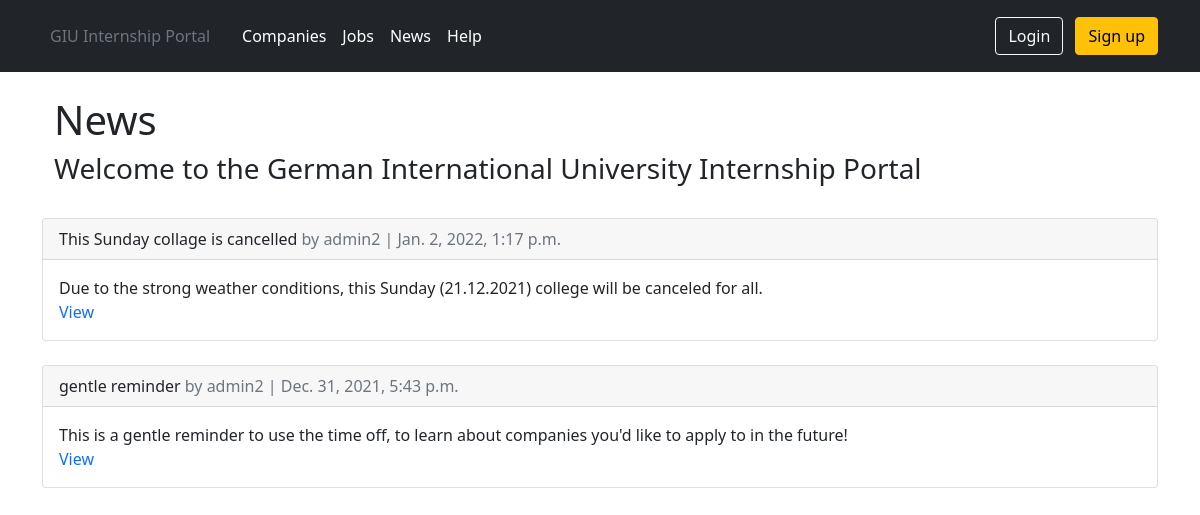
Before: /news/ with the older database file.
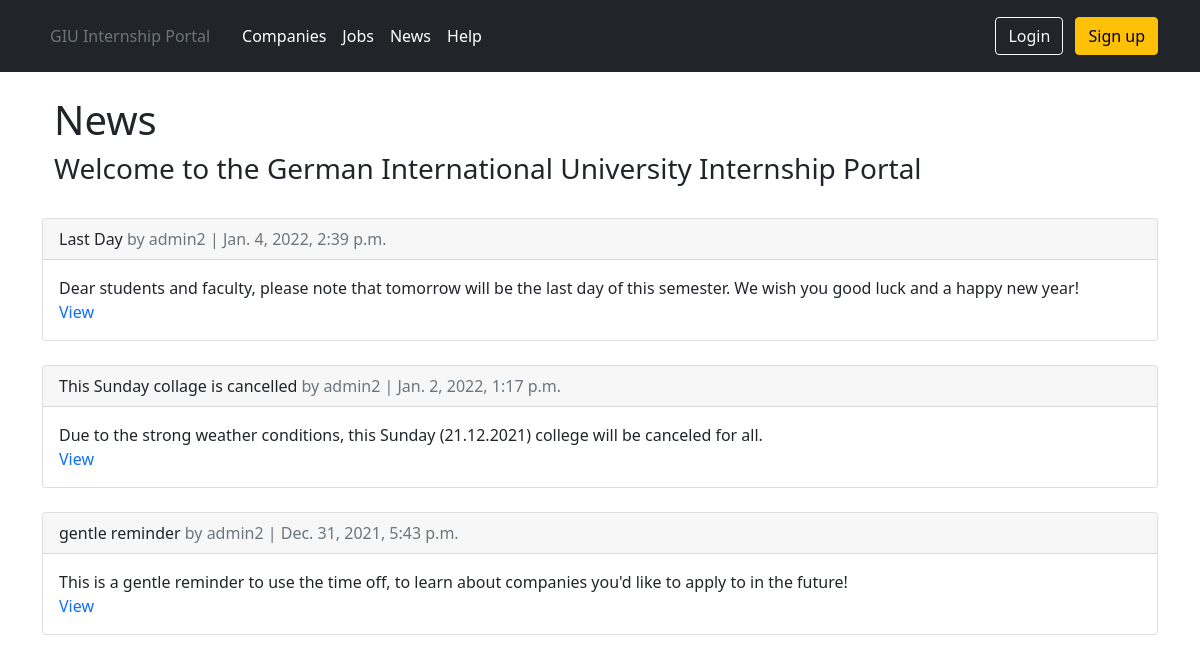
After: the same page with the newer database file.
### news/models.py (models this page shows, shortened)
class Article(models.Model):
    title = models.CharField(max_length=255)
    body = models.TextField()
    date = models.DateTimeField(auto_now_add=True)
    author = models.ForeignKey(get_user_model(), on_delete=models.CASCADE)

### users/models.py (models this page shows)
class User(AbstractUser):
    is_student = models.BooleanField(default=False)
    is_employer = models.BooleanField(default=False)
    is_admin = models.BooleanField(default=False)
    is_faculty_representative = models.BooleanField(default=False)
    is_academic_advisor = models.BooleanField(default=False)
    is_career_office_coordinator = models.BooleanField(default=False)

### news/views.py (the view)
# urls.py: path('', ArticleListView.as_view(), name='article_list'),
class ArticleListView(ListView):
    model = Article
    template_name = 'news/article_list.html'
    context_object_name = 'article_list_view'
    queryset = Article.objects.order_by('-date')

### templates/news/article_list.html (shortened to what this page needs)
{% extends 'base.html' %}
{% block content %}
    <div class="Jumbotron">
        <div class="container">
            <h1>News</h1>
            <h3>Welcome to the German International University Internship Portal</h3>
        </div>
    </div>
    <br>
    {% for article in article_list_view %}
        <div class="card">
            <div class="card-header">
                <span class="font-weight-bold">{{ article.title }}</span>
                <span class="text-muted">by {{ article.author }} | {{ article.date }}</span>
            </div>
            <div class="card-body">
                {{ article.body }}
                {% if article.author ==  user %}
                    <br>
                    <br>
                    <a class="no_underline" href="{% url 'article_edit' article.pk %}">Edit</a> |
                    <a class="no_underline" href="{% url 'article_delete' article.pk %}">Delete</a>
                {% else %}
                    <br>
                    <a class="no_underline" href="{% url 'article_detail' article.pk %}">View</a>
                {% endif %}
            </div>
        </div>
        <br>
    {% endfor %}
{% endblock content %}

Changed rows visible on the page:
added Article: title "Last Day", author "admin2", date "Jan. 4, 2022, 2:39 p.m.", body "Dear students and faculty, please note that tomorrow will be the last day of this semester. We wish you good luck and a happy new year!", shows "View"
